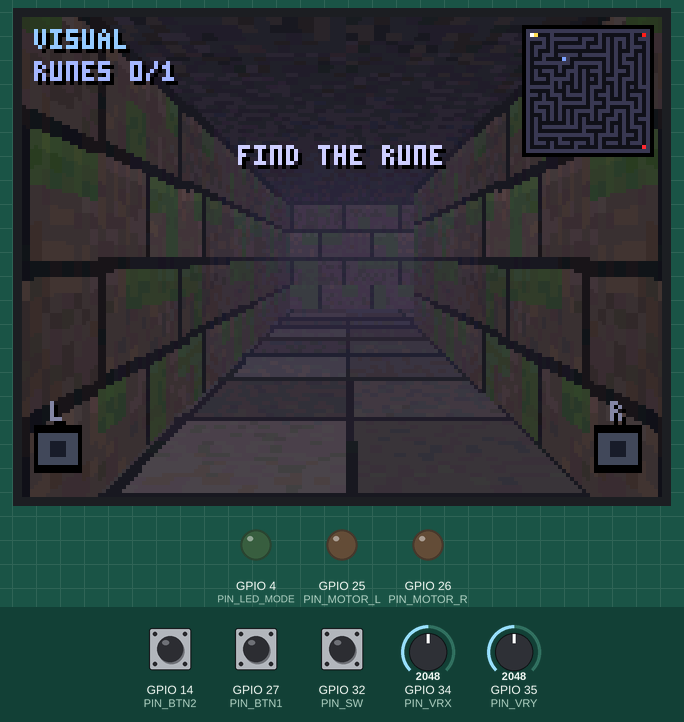
Recording of a program running on a simulated ESP32. On the bench: 320×240 colour display, output pins drawn as LEDs (lit = HIGH). The inputs (shaded band) are chosen by the test bench; at power-on: GPIO 35 (PIN_VRY) = 2048, GPIO 27 (PIN_BTN1) HIGH, GPIO 34 (PIN_VRX) = 2048, GPIO 14 (PIN_BTN2) HIGH, GPIO 32 (PIN_SW) HIGH (analog values on the 0–4095 scale). Random numbers use the default seed unless the program sets one; what the program prints to the serial monitor is not drawn.

Above: at 1.8 s.
1.9 s: GPIO 35 (PIN_VRY) set to 1159
4.9 s: GPIO 35 (PIN_VRY) set to 1076
At 6.76 s:
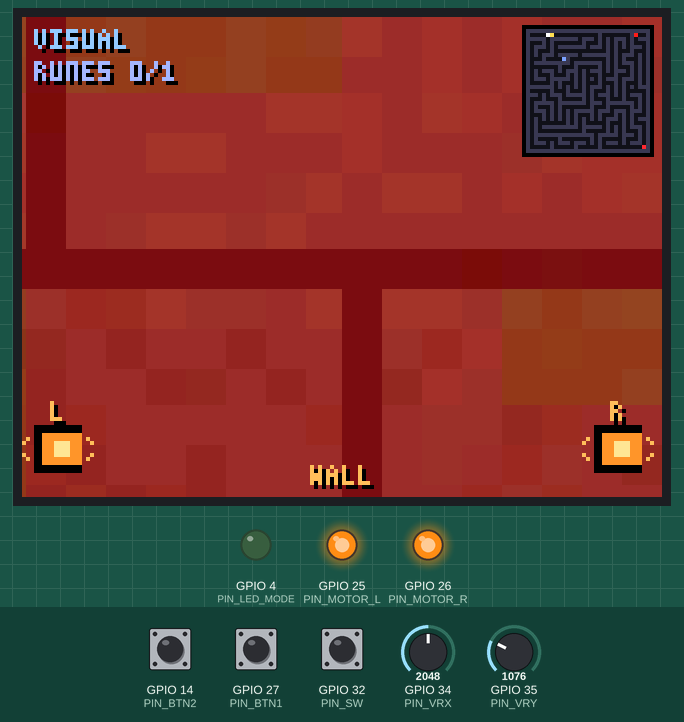
7.9 s: GPIO 27 (PIN_BTN1) pulled LOW for 0.15 s
At 9.9 s:
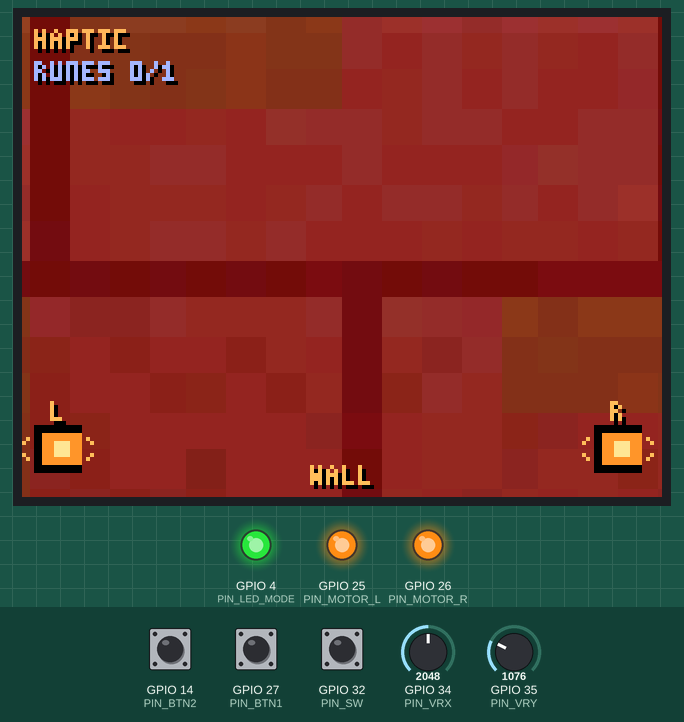
11.0 s: GPIO 34 (PIN_VRX) set to 1145
12.7 s: GPIO 34 (PIN_VRX) set to 1016
At 14.11 s:
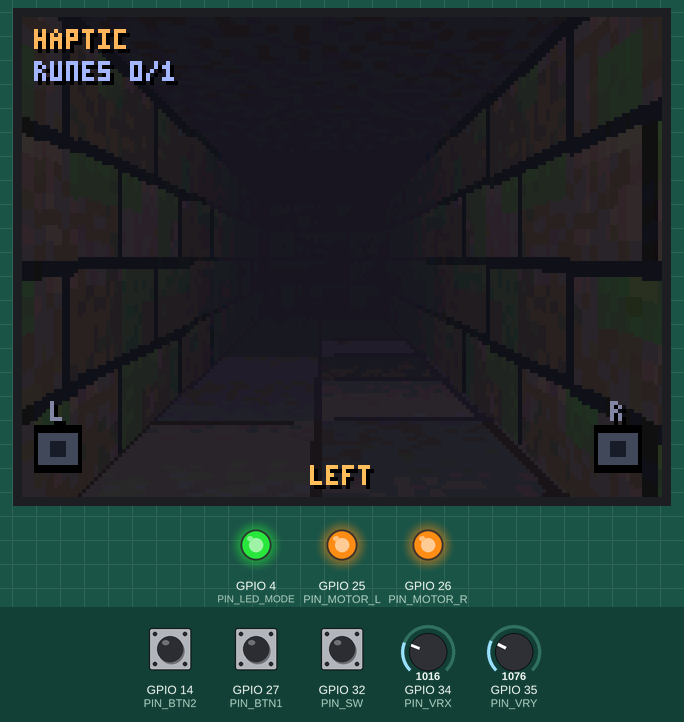
15.7 s: GPIO 14 (PIN_BTN2) pulled LOW for 1 s
At 17.34 s:
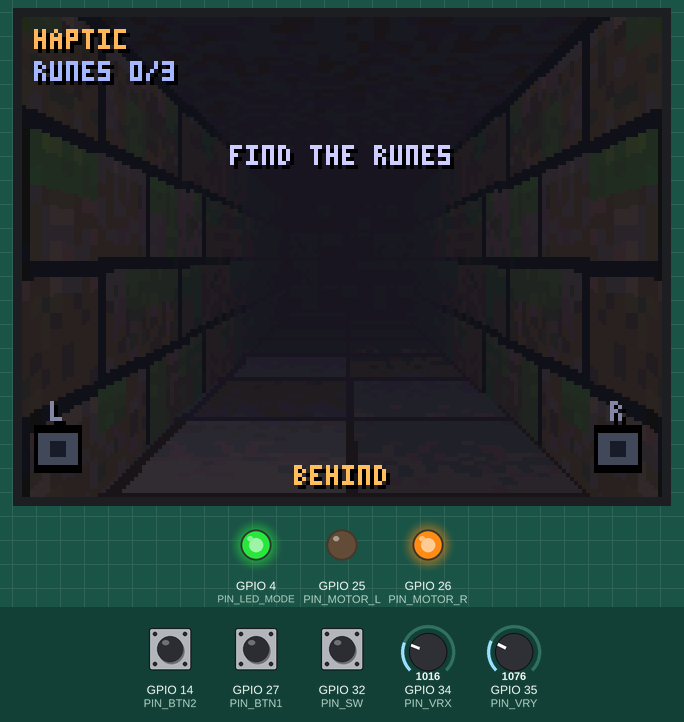
Timing chart, 0 to 20.7 s (numbered marks = the images above; inputs shaded):
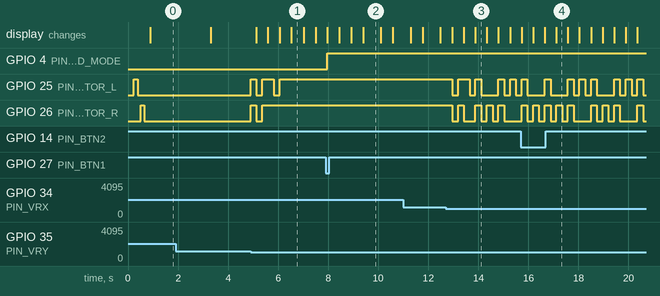

The program:

main.cpp
```cpp
/*
  Fogbound — standalone ESP32 build
  ---------------------------------
  Everything runs on the ESP32: no PC, no browser.
  Display:  2.8" ILI9341 SPI TFT, 320x240 (scene rendered at 160x120, doubled)
  Input:    KY-023 analog joystick + 2 buttons
  Haptics:  2 coin vibration motors (via NPN transistors)

  Controls
    joystick up / down     step forward / back
    joystick left / right  turn 90 degrees
    joystick press (SW)    repeat the haptic hint
    BTN1                   Visual <-> Haptic mode
    BTN2                   restart  (hold 1 s = next difficulty)
*/
#include <Arduino.h>
#include <SPI.h>
#include <Adafruit_GFX.h>
#include <Adafruit_ILI9341.h>

#include "config.h"
#include "game.h"
#include "haptics.h"
#include "render.h"

Adafruit_ILI9341 tft(PIN_TFT_CS, PIN_TFT_DC, PIN_TFT_RST);
static uint16_t fb[FB_W * FB_H];
static uint16_t* prevFb = nullptr;   // heap: static DRAM on the ESP32 is too small for two frame buffers
static bool havePrev = false;
static uint16_t lineBuf[FB_W * PRESENT_SCALE];   // one output line
static Game game;

// ---------------------------------------------------------------- haptics glue
static void setMotors(bool left, bool right) {
  digitalWrite(PIN_MOTOR_L, left ? HIGH : LOW);
  digitalWrite(PIN_MOTOR_R, right ? HIGH : LOW);
}
static void onHaptic(char code, uint32_t now) {
  if (code == 0) { hapticsStop(); return; }
  hapticsPlay(code, now);
  Serial.printf("[haptic] %c\n", code);
}
static void onLog(const char* line) { Serial.println(line); }

// ---------------------------------------------------------------- display
// Only the rows that changed since the last frame are sent over SPI. When the
// player stands still almost nothing changes, so this is much faster.
static bool rowSame(int y) { return havePrev && prevFb && memcmp(fb + y * FB_W, prevFb + y * FB_W, FB_W * 2) == 0; }

static void present() {
  const int S = PRESENT_SCALE, outW = FB_W * S;
  const int ox = (320 - outW) / 2, oy = (240 - FB_H * S) / 2;
  tft.startWrite();
  int y = 0;
  while (y < FB_H) {
    if (rowSame(y)) { y++; continue; }
    const int y0 = y;
    while (y < FB_H && !rowSame(y)) y++;
    tft.setAddrWindow(ox, oy + y0 * S, outW, (y - y0) * S);
    for (int r = y0; r < y; r++) {
      const uint16_t* src = fb + r * FB_W;
      for (int x = 0; x < FB_W; x++) for (int s = 0; s < S; s++) lineBuf[x * S + s] = src[x];
      for (int s = 0; s < S; s++) tft.writePixels(lineBuf, outW, true, false);
    }
  }
  tft.endWrite();
  if (prevFb) { memcpy(prevFb, fb, sizeof(fb)); havePrev = true; }
}

// ---------------------------------------------------------------- input
struct Btn { uint8_t pin; bool state = false, prev = false; uint32_t changedAt = 0, pressedAt = 0; };
static Btn bSw{PIN_SW}, b1{PIN_BTN1}, b2{PIN_BTN2};

static void readBtn(Btn& b, uint32_t now) {
  b.prev = b.state;
  const bool raw = digitalRead(b.pin) == LOW;     // pressed = LOW (INPUT_PULLUP)
  if (raw != b.state && now - b.changedAt > 25) { b.state = raw; b.changedAt = now; if (raw) b.pressedAt = now; }
}

static char readDir() {
  float dx = (analogRead(PIN_VRX) - 2048) / 2048.0f;
  float dy = (analogRead(PIN_VRY) - 2048) / 2048.0f;
  if (JOY_INVERT_X) dx = -dx;
  if (JOY_INVERT_Y) dy = -dy;
  const float ax = fabsf(dx), ay = fabsf(dy);
  if (fmaxf(ax, ay) < 0.45f) return 0;
  return ax > ay ? (dx < 0 ? 'L' : 'R') : (dy < 0 ? 'U' : 'D');
}

static char lastDir = 0;
static uint32_t repeatAt = 0;

static void updateInput(uint32_t now) {
  readBtn(bSw, now); readBtn(b1, now); readBtn(b2, now);

  const char dir = readDir();
  const bool turn = dir == 'L' || dir == 'R';
  if (dir && dir != lastDir) { game.move(dir, now); repeatAt = now + (turn ? 480 : 330); }
  else if (dir && now >= repeatAt) { game.move(dir, now); repeatAt = now + (turn ? 380 : 210); }
  lastDir = dir;

  if (bSw.state && !bSw.prev) game.hint(now);
  if (b1.state && !b1.prev) { game.setMode(!game.hapticMode); Serial.println(game.hapticMode ? "[mode] haptic" : "[mode] visual"); }
  if (!b2.state && b2.prev) {                      // act on release: short = restart, long = difficulty
    if (now - b2.pressedAt > 1000) {
      game.newMaze(game.seed, game.cells, (game.difficulty + 1) % 3, now);
      Serial.printf("[difficulty] %s\n", DIFFICULTY[game.difficulty].label);
    } else {
      game.reset(now);
    }
  }
}

// ---------------------------------------------------------------- setup / loop
// Boot benchmark: tells how fast this CPU (or the simulator) really is.
// Reference for a real ESP32 @240 MHz: roughly 4-10 ms per line below.
static void benchmark() {
  volatile int32_t si = 0; volatile float sf = 1.0f; volatile float sg = 0.0f;
  uint32_t t = micros();
  for (int i = 0; i < 1000000; i++) si = si + i;
  const uint32_t ti = micros() - t;
  t = micros();
  for (int i = 0; i < 1000000; i++) sf = sf * 1.0000001f + 0.5f;
  const uint32_t tf = micros() - t;
  t = micros();
  for (int i = 0; i < 100000; i++) sg = sg + floorf(sf * 0.001f + i);
  const uint32_t tfl = micros() - t;
  Serial.printf("[bench] 1M int adds: %lu us | 1M float mul+add: %lu us | 100k floorf: %lu us | CPU %d MHz\n",
                (unsigned long)ti, (unsigned long)tf, (unsigned long)tfl, (int)getCpuFrequencyMhz());
}

void setup() {
  Serial.begin(115200);
  benchmark();
  pinMode(PIN_MOTOR_L, OUTPUT);
  pinMode(PIN_MOTOR_R, OUTPUT);
  pinMode(PIN_LED_MODE, OUTPUT);
  pinMode(PIN_SW, INPUT_PULLUP);
  pinMode(PIN_BTN1, INPUT_PULLUP);
  pinMode(PIN_BTN2, INPUT_PULLUP);
  analogReadResolution(12);
  hapticsInit(setMotors);

  tft.begin(40000000);
  tft.setRotation(1);                              // landscape 320x240
  tft.fillScreen(ILI9341_BLACK);
  tft.setTextColor(ILI9341_WHITE);
  tft.setTextSize(3);
  tft.setCursor(86, 100);
  tft.print("FOGBOUND");

  // power-on self test: left motor, then right motor
  setMotors(true, false);  delay(150);
  setMotors(false, false); delay(120);
  setMotors(false, true);  delay(150);
  setMotors(false, false);

  prevFb = (uint16_t*)malloc(sizeof(fb));
  renderClock = micros;
  renderInit();
  game.hooks.haptic = onHaptic;
  game.hooks.hapticBusy = hapticsBusy;
  game.hooks.log = onLog;
  game.visibility = GAME_VISIBILITY;
  game.newMaze(GAME_SEED, GAME_CELLS, GAME_DIFFICULTY, millis());
  Serial.printf("Fogbound ready: maze %dx%d, %d runes, optimal %d steps\n",
                game.maze.size, game.maze.size, game.runesTotal(), game.optimalTotal);
}

void loop() {
  const uint32_t now = millis();
  hapticsUpdate(now);
  updateInput(now);
  game.tick(now);
  game.updateCamera(now);
  digitalWrite(PIN_LED_MODE, game.hapticMode ? HIGH : LOW);

  // Standing still: redraw only ~10x per second. Moving: as fast as possible.
  static uint32_t lastDraw = 0;
  if (game.settled(now) && now - lastDraw < 100) { delay(2); return; }
  lastDraw = now;

  const HapticView hv = {hapticsLeft(), hapticsRight(), hapticsLastCode(), hapticsLastAt()};
  const uint32_t t0 = micros();
  renderFrame(game, now, fb, hv);
  const uint32_t t1 = micros();
  present();
  const uint32_t t2 = micros();

  static uint32_t frames = 0, lastReport = 0, renderUs = 0, presentUs = 0;
  frames++; renderUs += t1 - t0; presentUs += t2 - t1;
  if (now - lastReport >= 2000) {
    Serial.printf("[perf] %.1f fps  render %lu us  present %lu us | walls %lu floor %lu cols %lu sprites %lu fx %lu hud %lu\n",
                  frames * 1000.0f / (now - lastReport),
                  (unsigned long)(renderUs / frames), (unsigned long)(presentUs / frames),
                  (unsigned long)(renderProf[0] / frames), (unsigned long)(renderProf[1] / frames), (unsigned long)(renderProf[2] / frames),
                  (unsigned long)(renderProf[3] / frames), (unsigned long)(renderProf[4] / frames), (unsigned long)(renderProf[5] / frames));
    frames = renderUs = presentUs = 0; lastReport = now;
    for (int i = 0; i < 8; i++) renderProf[i] = 0;
  }
}
```

game.h
```cpp
#pragma once
// Portable game core (no Arduino dependencies): maze, BFS guidance, runes,
// the Shade, haptic hints. A C++ port of js/maze.js, js/navigation.js, js/game.js.
#include <stdint.h>
#include <stddef.h>

constexpr int MAX_CELLS = 15;
constexpr int MAX_SIZE = MAX_CELLS * 2 + 1;
constexpr int MAX_TILES = MAX_SIZE * MAX_SIZE;
constexpr int MAX_RUNES = 3;

struct Pt { int x, y; };

// mulberry32, identical to the JS version so a seed gives the same maze.
struct Rng {
  uint32_t a;
  explicit Rng(uint32_t s = 1) : a(s) {}
  double next();
  int below(int n) { return (int)(next() * n); }
};

struct Maze {
  int size = 0, cells = 0;
  uint32_t seed = 0;
  uint8_t grid[MAX_TILES];
  Pt start{1, 1}, exit{1, 1};
  bool isWall(int x, int y) const {
    return x < 0 || y < 0 || x >= size || y >= size || grid[y * size + x] == 1;
  }
};

void generateMaze(Maze& m, int cells, uint32_t seed, double loopChance = 0.06);
void bfs(const Maze& m, Pt target, int16_t* dist);
int nextDir(const Maze& m, const int16_t* dist, Pt pos);   // 0..3 = N E S W, -1 = none

struct Difficulty { const char* label; int runes; int shadeStepMs; int shadeChase; };
extern const Difficulty DIFFICULTY[3];

struct Shade { int x, y, px, py; uint32_t movedAt, nextAt, pausedUntil; int lastDir; };

struct GameHooks {
  void (*haptic)(char code, uint32_t now) = nullptr;
  bool (*hapticBusy)(uint32_t now) = nullptr;
  void (*log)(const char* line) = nullptr;
};

class Game {
 public:
  GameHooks hooks;
  Maze maze;
  int cells = 15, difficulty = 1, visibility = 1;
  bool hapticMode = false;
  uint32_t seed = 1;

  Pt pos{1, 1};
  int facing = 1;
  float angle = 0;
  struct { float x, y, a; } cam{1.5f, 1.5f, 0};
  float bobPhase = 0, bobAmp = 0, camH = 0.5f;
  uint32_t lastFrame = 0;

  Pt runeSpots[MAX_RUNES]; int runeSpotCount = 0;
  Pt runes[MAX_RUNES];     int runeCount = 0;
  int runesGot = 0;
  Pt target{1, 1};
  int16_t dist[MAX_TILES], pdist[MAX_TILES];

  bool hasShade = false;
  Shade shade{};
  Pt shadeSpawn{1, 1};
  float dangerLevel = 0;
  uint32_t dangerNextAt = 0;

  int moves = 0, turns = 0, wrong = 0, collisions = 0, hints = 0, caught = 0;
  bool started = false, won = false;
  uint32_t startedAt = 0, endedAt = 0;
  int optimalTotal = 0;
  uint32_t hitAt = 0, pickupAt = 0, caughtAt = 0;
  bool hitValid = false, pickupValid = false, caughtValid = false;
  Pt hitVec{0, 0};

  char msg[28] = "";
  uint16_t msgColor = 0xFFFF;
  uint32_t msgAt = 0, msgDur = 0;

  void newMaze(uint32_t seed, int cells, int difficulty, uint32_t now);
  void reset(uint32_t now);
  void setMode(bool haptic);
  void move(char dir, uint32_t now);            // 'U' 'D' 'L' 'R'
  void hint(uint32_t now);
  void tick(uint32_t now);
  void updateCamera(uint32_t now);
  float elapsed(uint32_t now) const;
  bool settled(uint32_t now) const;   // camera at rest, nothing fast is animating
  void resultLine(char* buf, size_t n, uint32_t now) const;
  int runesTotal() const { return runeSpotCount; }

 private:
  Rng rng{1};
  void placePlayerAtStart();
  void retarget();
  int distAt(Pt p) const { return dist[p.y * maze.size + p.x]; }
  char relativeHint() const;
  void playHint(uint32_t now);
  bool checkCaught(uint32_t now);
  void stepShade(uint32_t now);
  void say(const char* text, uint16_t color, uint32_t dur, uint32_t now);
  void play(char code, uint32_t now) { if (hooks.haptic) hooks.haptic(code, now); }
};
```

haptics.cpp
```cpp
#include "haptics.h"

struct Step { uint8_t left, right; uint16_t ms; };
static const Step P_LEFT[]  = {{1, 0, 170}};
static const Step P_RIGHT[] = {{0, 1, 170}};
static const Step P_UP[]    = {{1, 1, 90}};
static const Step P_DOWN[]  = {{1, 1, 80}, {0, 0, 110}, {1, 1, 80}};
static const Step P_WALL[]  = {{1, 1, 450}};
static const Step P_GOAL[]  = {{1, 0, 110}, {0, 0, 50}, {0, 1, 110}, {0, 0, 50},
                               {1, 0, 110}, {0, 0, 50}, {0, 1, 110}, {0, 0, 90}, {1, 1, 420}};
static const Step P_RUNE[]   = {{1, 0, 70}, {0, 1, 70}, {1, 1, 140}};
static const Step P_DANGER[] = {{1, 1, 30}, {0, 0, 30}, {1, 1, 30}, {0, 0, 30}, {1, 1, 30}, {0, 0, 30}, {1, 1, 30}};
static const Step P_CAUGHT[] = {{1, 1, 250}, {0, 0, 90}, {1, 1, 250}, {0, 0, 90}, {1, 1, 650}};

struct Pattern { char code; const Step* steps; uint8_t count; };
#define LEN(a) ((uint8_t)(sizeof(a) / sizeof(a[0])))
static const Pattern PATTERNS[] = {
  {'L', P_LEFT, LEN(P_LEFT)}, {'R', P_RIGHT, LEN(P_RIGHT)},
  {'U', P_UP, LEN(P_UP)},     {'D', P_DOWN, LEN(P_DOWN)},
  {'W', P_WALL, LEN(P_WALL)}, {'G', P_GOAL, LEN(P_GOAL)},
  {'K', P_RUNE, LEN(P_RUNE)}, {'E', P_DANGER, LEN(P_DANGER)},
  {'X', P_CAUGHT, LEN(P_CAUGHT)},
};

static void (*setMotorsFn)(bool, bool) = nullptr;
static const Step* cur = nullptr;
static uint8_t curCount = 0, curIndex = 0;
static uint32_t stepStart = 0, busyUntil = 0, lastAt = 0;
static bool mL = false, mR = false;
static char lastCode = 0;

void hapticsInit(void (*fn)(bool, bool)) { setMotorsFn = fn; if (fn) fn(false, false); }

static void motors(bool l, bool r) { mL = l; mR = r; if (setMotorsFn) setMotorsFn(l, r); }

void hapticsPlay(char code, uint32_t now) {
  for (const Pattern& p : PATTERNS) {
    if (p.code != code) continue;
    cur = p.steps; curCount = p.count; curIndex = 0; stepStart = now;
    lastCode = code; lastAt = now;
    uint32_t total = 0;
    for (uint8_t i = 0; i < p.count; i++) total += p.steps[i].ms;
    busyUntil = now + total;
    motors(cur[0].left, cur[0].right);
    return;
  }
}

void hapticsUpdate(uint32_t now) {
  if (!cur) return;
  if (now - stepStart < cur[curIndex].ms) return;
  curIndex++;
  if (curIndex >= curCount) { cur = nullptr; motors(false, false); return; }
  stepStart = now;
  motors(cur[curIndex].left, cur[curIndex].right);
}

bool hapticsBusy(uint32_t now) { return cur != nullptr && now < busyUntil; }

bool hapticsLeft() { return mL; }
bool hapticsRight() { return mR; }
char hapticsLastCode() { return lastCode; }
uint32_t hapticsLastAt() { return lastAt; }

void hapticsStop() { cur = nullptr; busyUntil = 0; motors(false, false); }
```

haptics.h
```cpp
#pragma once
#include <stdint.h>
// Non-blocking haptic pattern player. Same vocabulary as js/haptics.js.
void hapticsInit(void (*setMotors)(bool left, bool right));
void hapticsPlay(char code, uint32_t now);
void hapticsUpdate(uint32_t now);
bool hapticsBusy(uint32_t now);
void hapticsStop();
bool hapticsLeft();
bool hapticsRight();
char hapticsLastCode();
uint32_t hapticsLastAt();
```

render.h
```cpp
#pragma once
#include <stdint.h>
#include "game.h"
// Software raycaster into an RGB565 framebuffer (FB_W x FB_H).
struct HapticView { bool left, right; char code; uint32_t codeAt; };
extern uint32_t (*renderClock)();   // optional: microsecond clock for per-stage timing
extern uint32_t renderProf[8];      // us per stage: walls, floor, wallcols, sprites, effects, hud
void renderInit();
void renderFrame(const Game& g, uint32_t now, uint16_t* fb, const HapticView& hv);
```

config.h
```cpp
#pragma once
// ---------------- Pins (ESP32 DevKit V1, 30 pins) ----------------
// ILI9341 TFT on the default VSPI bus
#define PIN_TFT_CS    5
#define PIN_TFT_DC    21
#define PIN_TFT_RST   22
// MOSI = 23, SCK = 18, MISO = 19 (hardware VSPI, not remappable here)

#define PIN_VRX       34   // joystick X (ADC, input only)
#define PIN_VRY       35   // joystick Y (ADC, input only)
#define PIN_SW        32   // joystick button -> GND
#define PIN_BTN1      27   // mode button     -> GND
#define PIN_BTN2      14   // restart button  -> GND (hold = next difficulty)
#define PIN_MOTOR_L   25   // 1k -> base of NPN (left motor)
#define PIN_MOTOR_R   26   // 1k -> base of NPN (right motor)
#define PIN_LED_MODE  4    // LED + 220R: lit in Haptic mode (LED2 of the schematic)

// Flip if "forward" feels like "back" on your joystick module.
#define JOY_INVERT_X  0
#define JOY_INVERT_Y  0

// ---------------- Rendering ----------------
// Real board: the scene is rendered at 160x120 and doubled to the 320x240 panel.
// Simulator (-DSIM_PROFILE): the Wokwi CPU is ~80x slower than a real ESP32, so
// the scene is rendered at 80x60 and tripled (240x180 window) to stay playable.
#ifdef SIM_PROFILE
constexpr int FB_W = 80;
constexpr int FB_H = 60;
constexpr int PRESENT_SCALE = 3;
#else
constexpr int FB_W = 160;
constexpr int FB_H = 120;
constexpr int PRESENT_SCALE = 2;
#endif

// ---------------- Game ----------------
#define GAME_SEED        7
#define GAME_CELLS       15
#define GAME_DIFFICULTY  1     // 0 easy, 1 normal, 2 hard
#define GAME_VISIBILITY  1     // haptic-mode fog: 0 blind, 1 thick, 2 medium
```

Source omitted: game.cpp (13176 bytes), render.cpp (20465 bytes)

Measured:
- the behaviour switches between 1127 and 1126 on GPIO 35 (PIN_VRY) (found by bisection; images 0 and 1)
- after the input at 4.9 s, GPIO 25 (PIN_MOTOR_L): goes HIGH 0.23 s, LOW 0.23 s, HIGH 0.46 s, LOW 0.23 s, then HIGH, starting at once; GPIO 26 (PIN_MOTOR_R): LOW → HIGH at once, → LOW 0.23 s later, → HIGH 0.23 s later; the display: first changes after 0.23 s (image 1 shows a later state)
- after the input at 7.9 s, GPIO 4 (PIN_LED_MODE): LOW → HIGH after 0.07 s
- after the input at 12.7 s, GPIO 25 (PIN_MOTOR_L): HIGH → LOW after 0.26 s, → HIGH 0.23 s later, → LOW 0.46 s later, → HIGH 0.23 s later, … (9 changes in this stretch); GPIO 26 (PIN_MOTOR_R): HIGH → LOW after 0.26 s, → HIGH 0.23 s later, → LOW 0.23 s later, → HIGH 0.46 s later, … (9 changes in this stretch)
- what the display in image 1 shows lasts 0.5 s, from 6.5 s to 7.0 s
- what the display in image 2 shows lasts 0.7 s, from 9.4 s to 10.1 s
